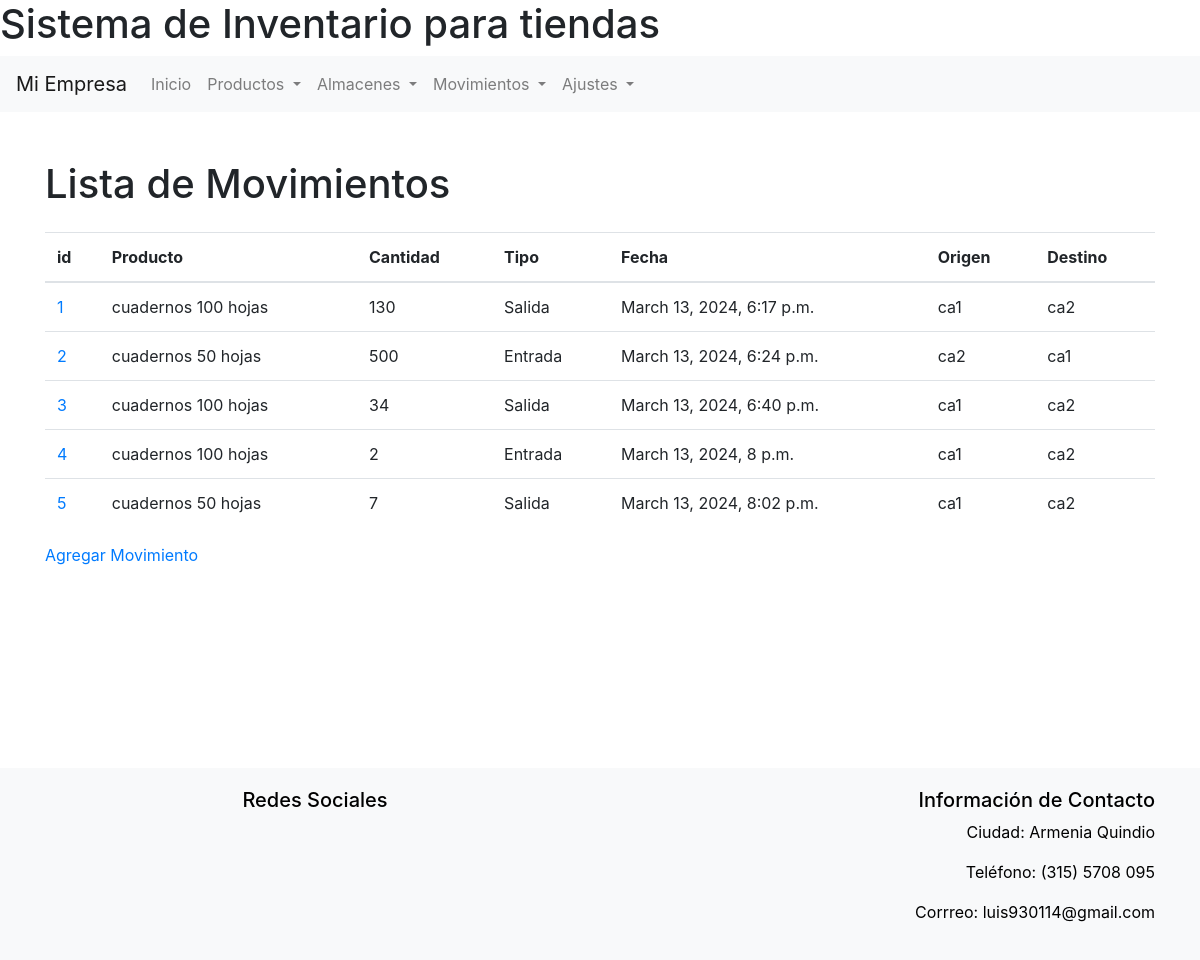
Page /movimientos/ (signed in) on the earlier database version.
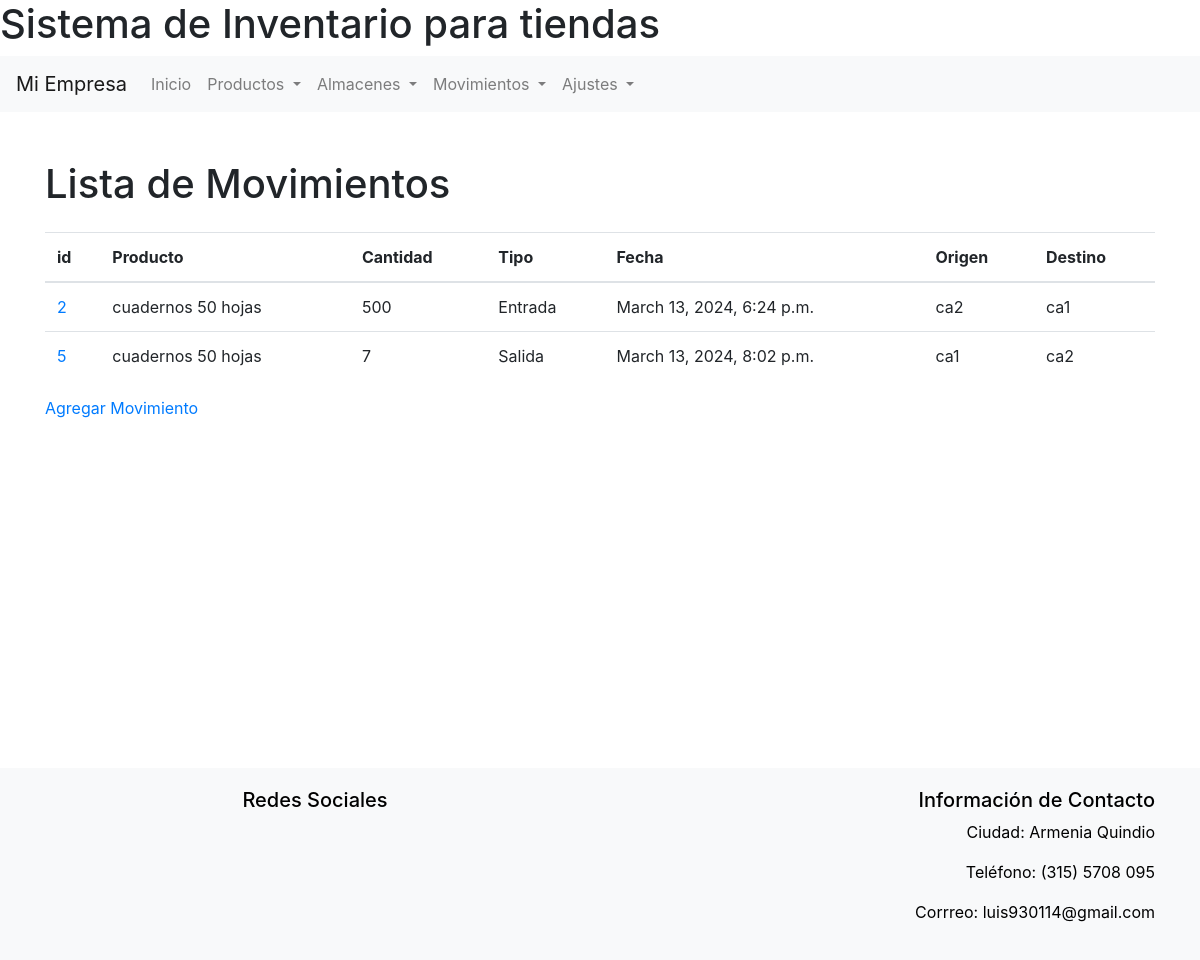
Same page on the later database version.
### inventario/models.py (models this page shows, shortened)
class Movimiento(models.Model):
    TIPO_CHOICES = [
        ('Entrada', 'Entrada'),
        ('Salida', 'Salida'),
    ]
    producto = models.ForeignKey(Producto, on_delete=models.CASCADE)
    cantidad = models.IntegerField()
    tipo = models.CharField(max_length=50, choices=TIPO_CHOICES)  # Tipo de movimiento: por ejemplo, "Entrada" o "Salida"
    fecha = models.DateTimeField(auto_now_add=True)
    origen = models.ForeignKey(Ubicacion, related_name='movimientos_origen', on_delete=models.CASCADE)
    destino = models.ForeignKey(Ubicacion, related_name='movimientos_destino', on_delete=models.CASCADE)
    """def save(self, *args, **kwargs):
        # Manejo de excepciones básicas
        if self.origen == self.destino:
            raise ValueError("El origen y el destino no pueden ser iguales")
        if self.tipo not in ['Entrada', 'Salida']:
            raise ValueError("El tipo de movimiento debe ser 'Entrada' o 'Salida'")
        if self.cantidad <= 0:
            raise ValueError("La cantidad debe ser mayor que cero")
        super().save(*args, **kwargs) """

class Producto(models.Model):
    nombre = models.CharField(max_length=100)
    descripcion = models.TextField()
    cantidad = models.PositiveIntegerField(default=0)
    precio = models.DecimalField(max_digits=10, decimal_places=2)
    almacen = models.ForeignKey(Almacen, on_delete=models.CASCADE)
    ubicacion = models.ForeignKey(Ubicacion, on_delete=models.CASCADE)
    categoria = models.CharField(max_length=100)
    def __str__(self):
        return self.nombre

class Ubicacion(models.Model):
    nombre = models.CharField(max_length=100)
    descripcion = models.TextField()
    almacen = models.ForeignKey(Almacen, on_delete=models.CASCADE)
    def __str__(self):
        return self.nombre

### inventario/views.py (the view)
# urls.py: path('movimientos/', ListaMovimientos.as_view(), name='lista_movimientos'),
@method_decorator(login_required, name='dispatch')
class ListaMovimientos(ListView):
    model = Movimiento
    template_name = 'movimiento/lista_movimientos.html'
    context_object_name = 'movimientos'

### inventario/templates/movimiento/lista_movimientos.html (shortened to what this page needs)
{% extends 'base.html' %}
{% block content %}
    <div class="container mt-5">
        <h1 class="mb-4">Lista de Movimientos</h1>
        <table id="movimientos-table" class="table">
            <thead>
                <tr>
                    <th>id</th>
                    <th>Producto</th>
                    <th>Cantidad</th>
                    <th>Tipo</th>
                    <th>Fecha</th>
                    <th>Origen</th>
                    <th>Destino</th>
                </tr>
            </thead>
            <tbody>
                {% for movimiento in movimientos %}
                <tr>
                    <td><a href="{% url 'detalle_movimiento' movimiento.pk %}">{{ movimiento.id }}</a></td>
                    <td>{{ movimiento.producto }}</td>
                    <td>{{ movimiento.cantidad }}</td>
                    <td>{{ movimiento.tipo }}</td>
                    <td>{{ movimiento.fecha }}</td>
                    <td>{{ movimiento.origen }}</td>
                    <td>{{ movimiento.destino }}</td>
                </tr>
                {% endfor %}
            </tbody>
        </table>
        <a href="{% url 'agregar_movimiento' %}">Agregar Movimiento</a>
    </div>
{% endblock %}

### inventario/templates/base.html (shortened to what this page needs)
<!DOCTYPE html>
<html lang="en">
<head>
    {% load static %}
    <link href="{% static 'css/footer.css' %}" rel="stylesheet" type="text/css">
    <link rel="stylesheet" href="https://cdn.datatables.net/2.0.2/css/dataTables.dataTables.css" />
    <link rel="stylesheet" href="https://stackpath.bootstrapcdn.com/bootstrap/4.5.2/css/bootstrap.min.css">
</head>
<body>
    <header>
        <h1>Sistema de Inventario para tiendas</h1>
        <nav class="navbar navbar-expand-lg navbar-light bg-light">
            <a class="navbar-brand" href="{% url 'home' %}">Mi Empresa</a>
            <div class="collapse navbar-collapse" id="navbarSupportedContent">
              <ul class="navbar-nav mr-auto">
                <li class="nav-item">
                  <a class="nav-link" href="{% url 'home' %}">Inicio</a>
                </li>
                <li class="nav-item dropdown">
                  <a class="nav-link dropdown-toggle" href="#" id="navbarDropdownProductos" role="button" data-toggle="dropdown" aria-haspopup="true" aria-expanded="false">
                    Productos
                  </a>
                </li>
                <li class="nav-item dropdown">
                  <a class="nav-link dropdown-toggle" href="#" id="navbarDropdownProveedores" role="button" data-toggle="dropdown" aria-haspopup="true" aria-expanded="false">
                    Almacenes
                  </a>
                </li>
                <li class="nav-item dropdown">
                  <a class="nav-link dropdown-toggle" href="#" id="navbarDropdownProveedores" role="button" data-toggle="dropdown" aria-haspopup="true" aria-expanded="false">
                    Movimientos
                  </a>
                </li>
                <li class="nav-item dropdown">
                  <a class="nav-link dropdown-toggle" href="#" id="navbarDropdownProveedores" role="button" data-toggle="dropdown" aria-haspopup="true" aria-expanded="false">
                    Ajustes
                  </a>
                </li>
              </ul>
            </div>
          </nav>
    </header>
    {% block content %}
    {% endblock %}
    <footer>
        <footer class="footer">
            <div class="container">
              <div class="row">
                <div class="col-md-6">
                  <h5>Redes Sociales</h5>
                </div>
                <div class="col-md-6 text-md-right">
                  <h5>Información de Contacto</h5>
                  <p>Ciudad: Armenia Quindio</p>
                  <p>Teléfono: (315) 5708 095</p>
                  <p>Corrreo: luis930114@gmail.com</p>
                </div>
              </div>
            </div>
          </footer>
    </footer>
</body>
</html>

### inventario/static/css/footer.css (style rules this page uses)
html, body { height: 100%; }
.container { display: flex; flex-direction: column; min-height: 100%; }
.footer { flex-shrink: 0; background-color: #f8f9fa; padding: 20px 0; position: fixed; bottom: 0; width: 100%; color: #000; text-align: center; }

Differences in the rows shown:
removed Movimiento: id "1", producto "cuadernos 100 hojas", cantidad "130", tipo "Salida", fecha "March 13, 2024, 6:17 p.m.", origen "ca1", destino "ca2"
removed Movimiento: id "3", producto "cuadernos 100 hojas", cantidad "34", tipo "Salida", fecha "March 13, 2024, 6:40 p.m.", origen "ca1", destino "ca2"
removed Movimiento: id "4", producto "cuadernos 100 hojas", cantidad "2", tipo "Entrada", fecha "March 13, 2024, 8 p.m.", origen "ca1", destino "ca2"
